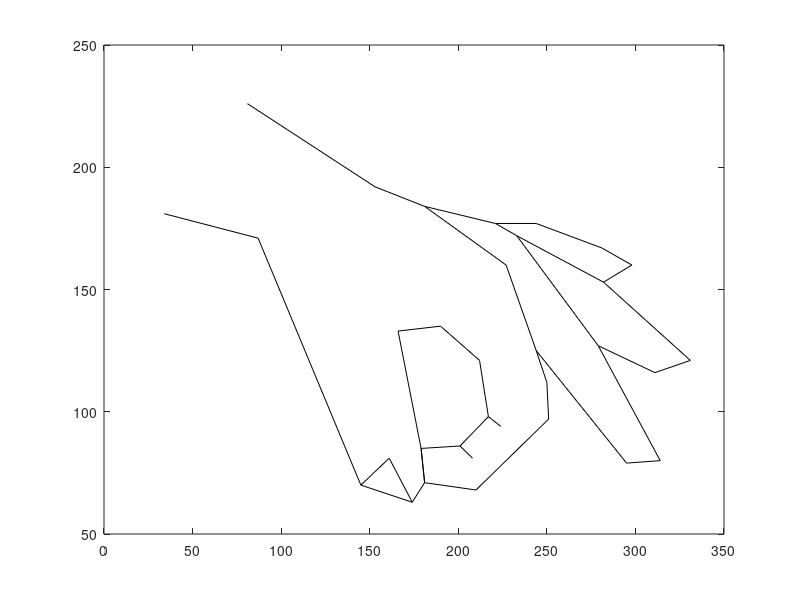

The MATLAB source for this figure:
% CircleGameMatlab.m
% Graph of a hand doing a fucking circle

% Made by Tomás Candia Balmaceda
% Aerospace Engineering Student in Universidad de Concepción, Chile
% It's not a fancy code, they are only coordinates, but it works, so fuck it
% Made for fun and to fuck up my friends
% Any comments, or compliments, job offers or your nudes, send them to tcandia@udec.cl or my instagram @tcbalmaceda, or my facebook page, I don't know, I expect nothing

% ANYWAY, HERE'S WONDERWALL
% HERE IS THE CODE, FEEL FREE TO USE IT AND BEAT YOUR PARTNERS, OR BEAT YOUR MEAT, IT'S UP TO YOU

x1=[81 153 181 227 244 250 251 210 181 179 201 217 212 190 166 179 181 174 145 87 34 ];
y1=[226 192 184 160 125 112 97 68 71 85 86 98 121 135 133 85 71 63 70 171 181 ];
x2=[145 161 174 ];
y2=[70 81 63 ];
x3=[201 208 ];
y3=[86 81 ];
x4=[217 224 ];
y4=[98 94 ];
x5=[244 295 314 279 233 221 181 ];
y5=[125 79 80 127 172 177 184 ];
x6=[279 311 331 282 233 ];
y6=[127 116 121 153 172 ];
x7=[282 298 281 244 221 ];
y7=[153 160 167 177 177 ];
plot(x1,y1,'k',x2,y2,'k',x3,y3,'k',x4,y4,'k',x5,y5,'k',x6,y6,'k',x7,y7,'k')
